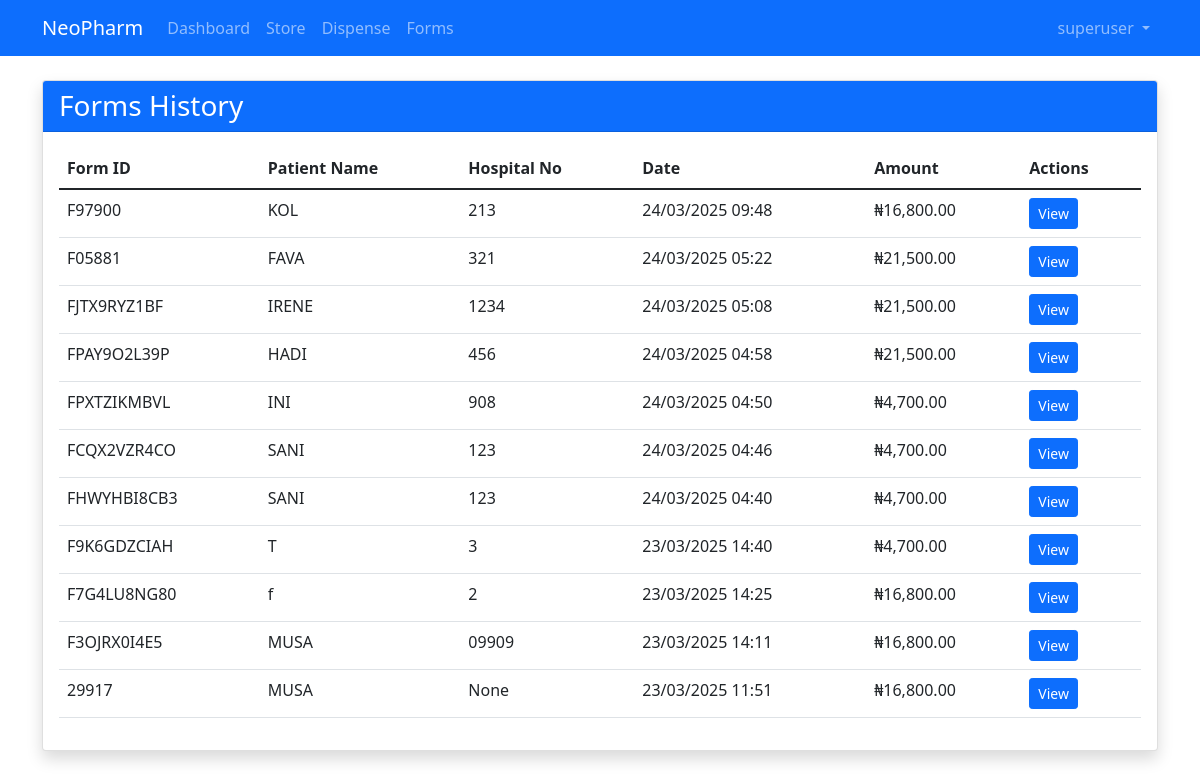
/forms/ (signed in), run on an earlier commit of the app's database.
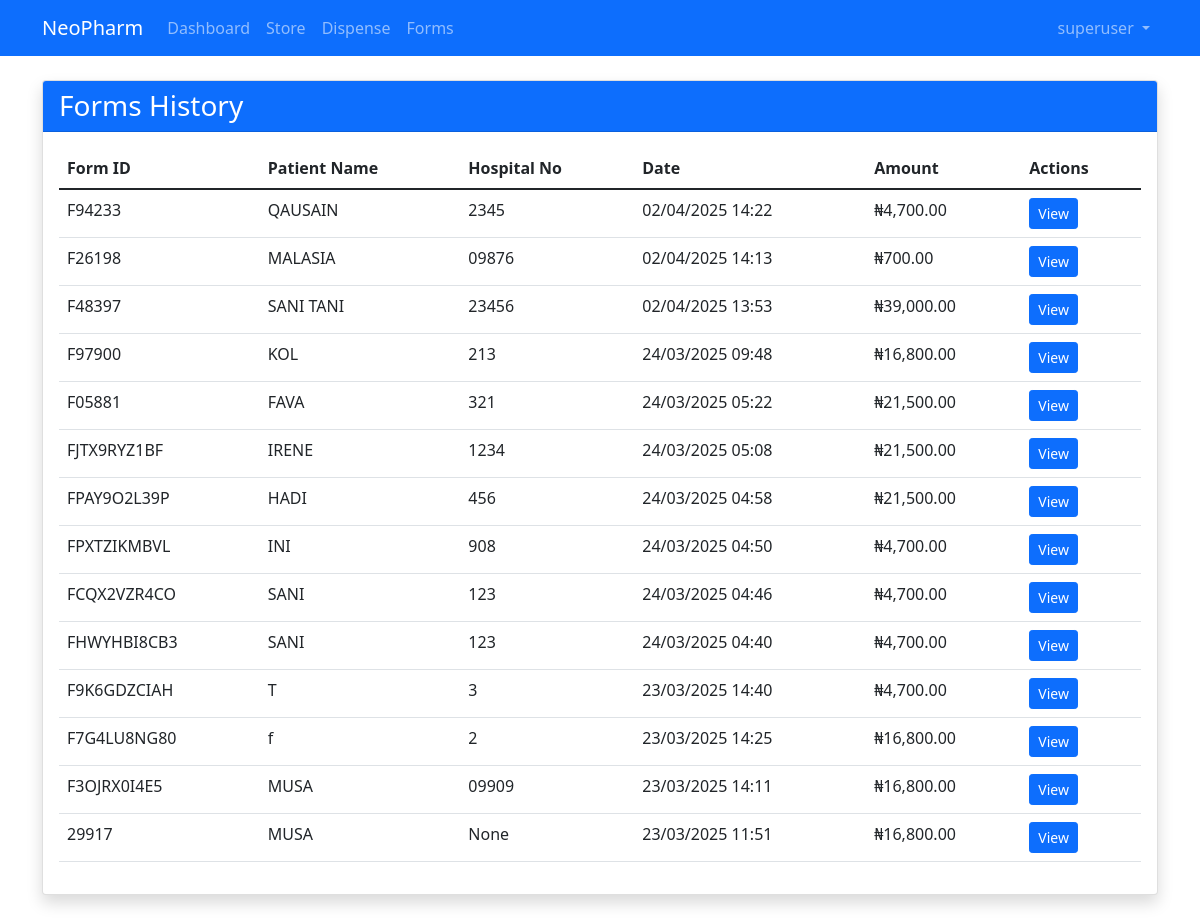
And on a later commit of the database.
### pharmacy/models.py (models this page shows, shortened)
class Form(models.Model):
    form_id = ShortUUIDField(
        length=5,
        max_length=50,
        prefix="F",
        alphabet="0123456789",
        unique=True
    )
    buyer_name = models.CharField(max_length=255, null=True, blank=True)
    hospital_no = models.CharField(max_length=100, null=True, blank=True)
    ncap_no = models.CharField(max_length=100, null=True, blank=True)
    total_amount = models.DecimalField(max_digits=10, decimal_places=2)
    date = models.DateTimeField(auto_now_add=True)
    dispensed_by = models.ForeignKey(settings.AUTH_USER_MODEL, on_delete=models.SET_NULL, null=True)
    class Meta:
        db_table = 'pharmacy_form'

### pharmacy/views.py (the view)
# urls.py: path('forms/', views.form_list, name='forms'),
@login_required
def form_list(request):
    forms = Form.objects.all().order_by('-date')
    context = {
        'forms': forms,
    }
    if request.headers.get('HX-Request'):
        return render(request, 'partials/form_list.html', context)
    return render(request, 'store/forms.html', context)

### pharmacy/templates/store/forms.html (shortened to what this page needs)
{% extends 'base.html' %}
{% load humanize %}
{% block content %}
<div class="container my-4">
    <div class="card shadow">
        <div class="card-header bg-primary text-white">
            <h3 class="mb-0">Forms History</h3>
        </div>
        <div class="card-body">
            <div class="table-responsive">
                <table class="table table-hover">
                    <thead>
                        <tr>
                            <th>Form ID</th>
                            <th>Patient Name</th>
                            <th>Hospital No</th>
                            <th>Date</th>
                            <th>Amount</th>
                            <th>Actions</th>
                        </tr>
                    </thead>
                    <tbody>
                        {% for form in forms %}
                        <tr>
                            <td>{{ form.form_id }}</td>
                            <td>{{ form.buyer_name }}</td>
                            <td>{{ form.hospital_no }}</td>
                            <td>{{ form.date|date:"d/m/Y H:i" }}</td>
                            <td>₦{{ form.total_amount|floatformat:2|intcomma }}</td>
                            <td>
                                <a href="{% url 'store:view_form' form.form_id %}" class="btn btn-sm btn-primary">
                                     View
                                </a>
                            </td>
                        </tr>
                        {% empty %}
                        <tr>
                            <td colspan="6" class="text-center">No forms found</td>
                        </tr>
                        {% endfor %}
                    </tbody>
                </table>
            </div>
        </div>
    </div>
</div>
{% endblock %}

What changed in the data, as far as the page shows it:
added Form: form_id "F94233", buyer_name "QAUSAIN", hospital_no "2345", date "02/04/2025 14:22", total_amount "4,700.00"
added Form: form_id "F26198", buyer_name "MALASIA", hospital_no "09876", date "02/04/2025 14:13", total_amount "700.00"
added Form: form_id "F48397", buyer_name "SANI TANI", hospital_no "23456", date "02/04/2025 13:53", total_amount "39,000.00"
